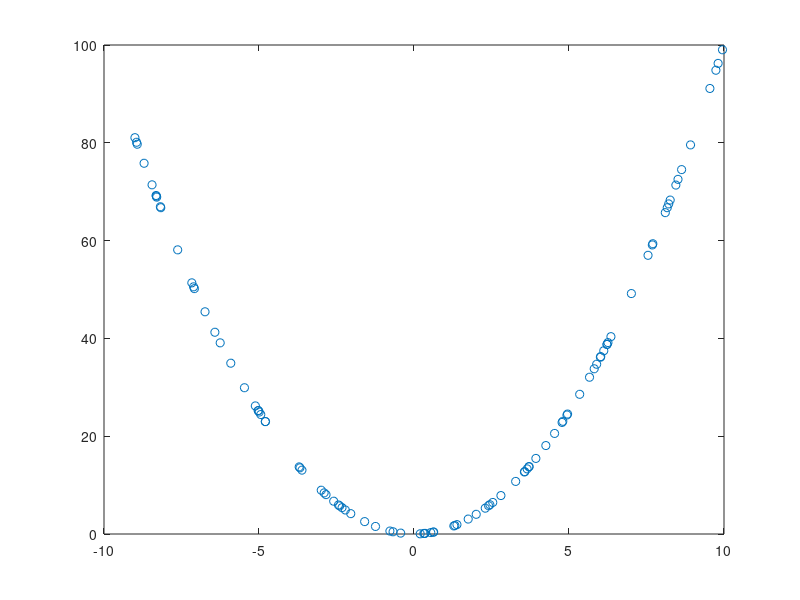

This chart was generated by the following MATLAB code:
clc;
clear;
close all;
fclose all;

fid = fopen('MyText.txt','r');

X = [];
Y = [];

while (~feof(fid))

    data = fscanf(fid,'%f\t%f\r\n');

end

data = reshape(data,2,[])';

fclose(fid);

X = data(:,1);
Y = data(:,2);

plot(X,Y,'o');
